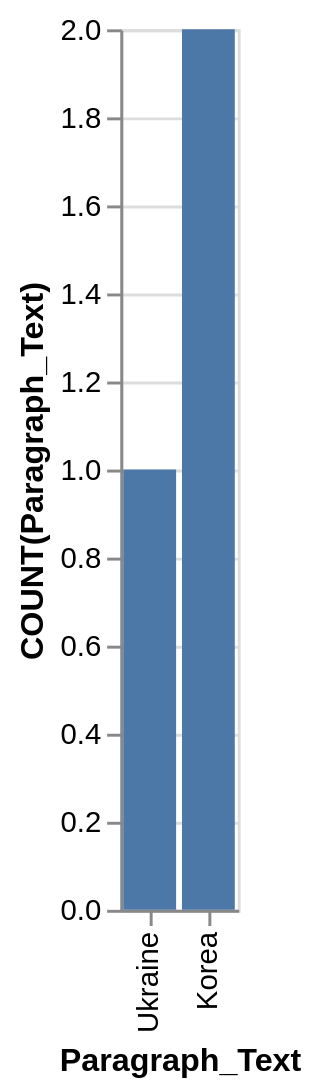

The specification (Vega-Lite) saved for this image:
### Vega-Lite specification from a JSON file in a GitHub repository (floating-point values rounded to 4 significant figures)
{"data": {"values": [{"x_data": "Ukraine", "y_data": 1}, {"x_data": "Korea", "y_data": 2}]}, "mark": "bar", "encoding": {"x": {"field": "x_data", "type": "nominal", "title": "Paragraph_Text", "sort": "descending"}, "y": {"field": "y_data", "type": "quantitative", "title": "COUNT(Paragraph_Text)"}}}
